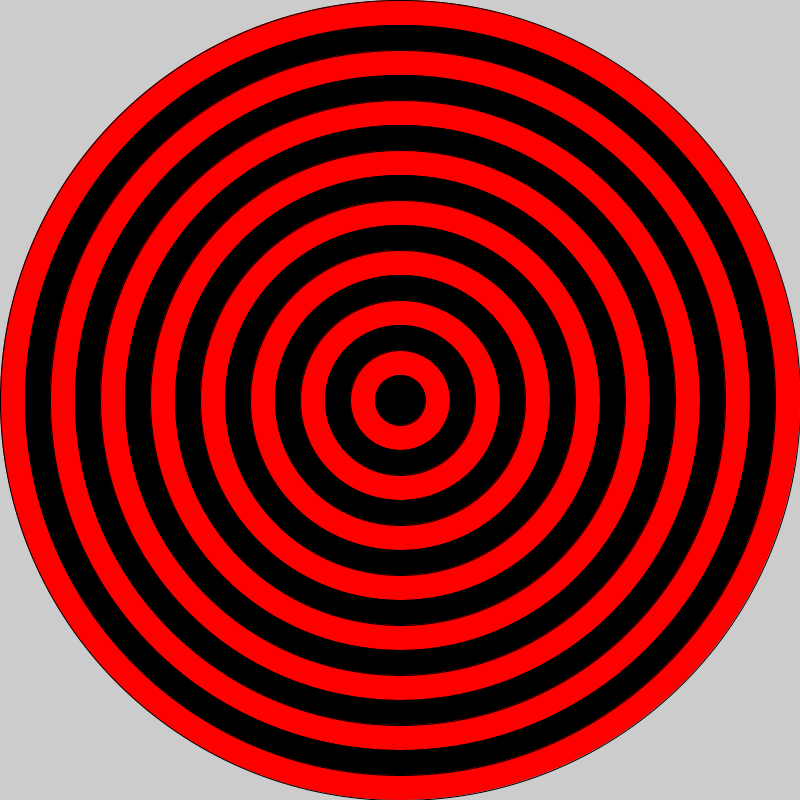
Frame 1 (no input)
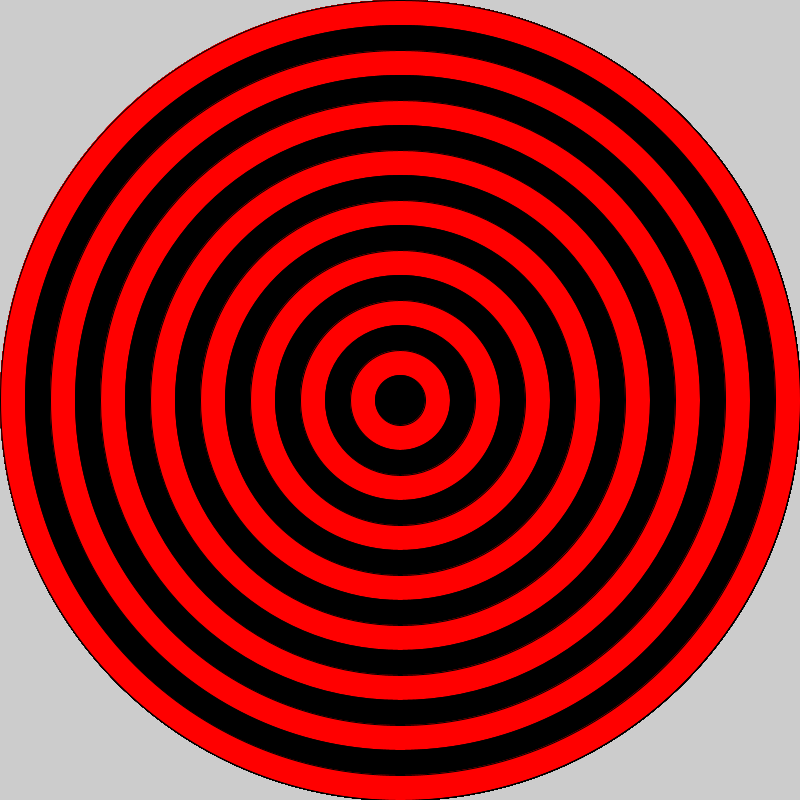
Frame 60 (the mouse pressed at the canvas centre just before this capture)
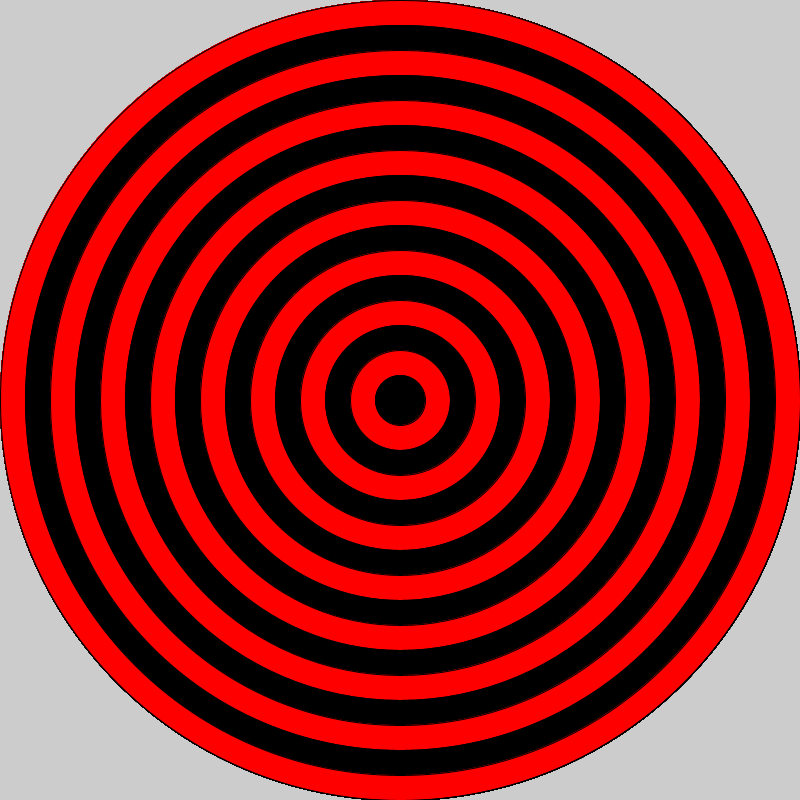
Frame 120 (the mouse held since frame 60 and released just before this capture)

The Processing sketch that drew these frames (run headless with seeded random() and noise(); from frame 60 on, the mouse is pressed at the canvas centre):

// Processing sketch: bullseye
// ── bullseye.pde

void setup() {
 size(800,800);
  // set the size of your sketch
  
}

void draw() {
 
  //Starting with the largest ellipse, use a for loop to draw a bullseye with ellipses.
  for(int y = 800, x = 100; y>0;y-=50, x--){
  if(x%2==1) {
    fill(#000000);
  }else{
    fill(#FF0000);
  }
    
  ellipse(400,400,y,y);
  //Use an if statement and remainder to alternate the color of your rings.
  
  }
  
}
